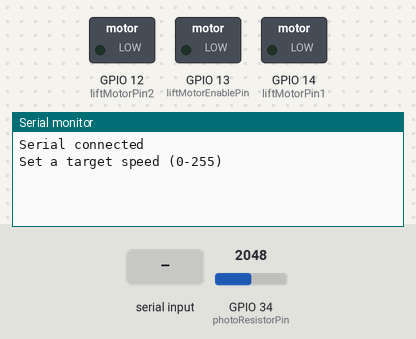
The sketch below on a simulated ESP32. On the bench: switched loads named in the sketch (green lamp = pin HIGH), the last lines printed to the serial monitor. Inputs (shaded band) come from the test bench; at power-on: GPIO 34 (photoResistorPin) = 2048.

Above: at 1.2 s.
1.3 s: "90,45\n" received over Serial
At 2.4 s:
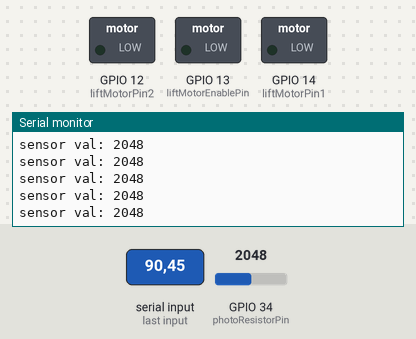
3.8 s: GPIO 34 (photoResistorPin) set to 491
At 4.8 s:
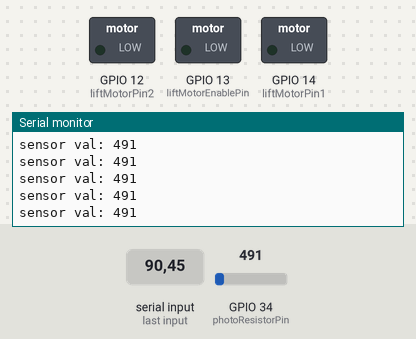

The sketch:

ElevationPhototransistorTest.ino
```cpp
#include <analogWrite.h>

const int liftMotorPin1 = 14;
const int liftMotorPin2 = 12;
const int liftMotorEnablePin = 13;
const int photoResistorPin = 34;

const int blackThreshold = 300;
const int whiteThreshold = 1800;

//float distanceBetweenDiscAndCrane = 100; // in mm
//float wheelCircumference = 141.37; // in mm
//float wheelStepCount = 12;
//const int stepsToTake = ceil(distanceBetweenDiscAndCrane / (wheelCircumference / wheelStepCount));
int lastPhotoResistorVal;

void setup() {
  Serial.begin(115200);
  while (!Serial)
  {
    // Waiting until serial is connected
  };
  Serial.println("Serial connected");
  pinMode(liftMotorPin1, OUTPUT);
  pinMode(liftMotorPin2, OUTPUT);
  pinMode(liftMotorEnablePin, OUTPUT);
  lastPhotoResistorVal = analogRead(photoResistorPin);
}

void loop() {
  int targetSpeed;

  Serial.println("Set a target speed (0-255)");
  while(true){
    targetSpeed = Serial.readString().toInt();
    if(targetSpeed > 0 && targetSpeed <= 255){
      Serial.println("Target speed: " + String(targetSpeed));
      break;
    }
  }

  int stepsTaken = 0;
  int oldTime = 0;
  //enableMotor(true, targetSpeed);
  lastPhotoResistorVal = analogRead(photoResistorPin);
  while(stepsTaken <= 11){
    if(checkSteps()){
      int newTime = millis();
      stepsTaken++;
      int timeTaken = newTime - oldTime;
      Serial.println("steps: " + String(stepsTaken) + ", time:" + String(timeTaken));
      oldTime = newTime;
    }
  }
  //disableMotor();
}

bool checkSteps() {
    int currentPhotoResistorVal = analogRead(photoResistorPin);
    Serial.println("sensor val: " + String(currentPhotoResistorVal));
    if (isSteppingFromBlackToWhite(lastPhotoResistorVal, currentPhotoResistorVal) ||
        isSteppingFromWhiteToBlack(lastPhotoResistorVal, currentPhotoResistorVal))
    {
        lastPhotoResistorVal = currentPhotoResistorVal;
        return true;
    }
    return false;
}

bool isSteppingFromBlackToWhite(int lastPhotoResistorVal, int currentPhotoResistorVal)
{
    return isSensingBlack(lastPhotoResistorVal) && isSensingWhite(currentPhotoResistorVal);
}

bool isSteppingFromWhiteToBlack(int lastPhotoResistorVal, int currentPhotoResistorVal)
{
    return isSensingWhite(lastPhotoResistorVal) && isSensingBlack(currentPhotoResistorVal);
}

bool isSensingBlack(int sensingVal)
{
    return sensingVal < 300;
};

bool isSensingWhite(int sensingVal)
{
    return sensingVal > 1700;
};

void enableMotor(bool direction, uint8_t speed)
{
    if (direction)
    {
        analogWrite(liftMotorEnablePin, speed);
        digitalWrite(liftMotorPin1, LOW);
        digitalWrite(liftMotorPin2, HIGH);
    }
    else
    {
        analogWrite(liftMotorEnablePin, speed);
        digitalWrite(liftMotorPin1, HIGH);
        digitalWrite(liftMotorPin2, LOW);
    }
}

void disableMotor()
{
    analogWrite(liftMotorEnablePin, 0);
    digitalWrite(liftMotorPin1, LOW);
    digitalWrite(liftMotorPin2, LOW);
}
```

Measured:
- after the input at 1.3 s, the serial monitor: prints a new line after 1.0 s (image 1)
- after the input at 3.8 s, the serial monitor: prints a new line at once (image 2)
